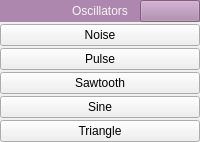
         <widget class="QWidget" name="_category_oscillators_container" native="true">
          <layout class="QVBoxLayout" name="verticalLayout_8">
           <property name="spacing">
            <number>2</number>
           </property>
           <property name="leftMargin">
            <number>0</number>
           </property>
           <property name="topMargin">
            <number>0</number>
           </property>
           <property name="rightMargin">
            <number>0</number>
           </property>
           <property name="bottomMargin">
            <number>0</number>
           </property>
           <item>
            <widget class="QWidget" name="widget_3" native="true">
             <property name="palette">
              <palette>
               <active>
                <colorrole role="Button">
                 <brush brushstyle="SolidPattern">
                  <color alpha="255">
                   <red>173</red>
                   <green>135</green>
                   <blue>173</blue>
                  </color>
                 </brush>
                </colorrole>
                <colorrole role="ButtonText">
                 <brush brushstyle="SolidPattern">
                  <color alpha="255">
                   <red>246</red>
                   <green>245</green>
                   <blue>244</blue>
                  </color>
                 </brush>
                </colorrole>
                <colorrole role="Window">
                 <brush brushstyle="SolidPattern">
                  <color alpha="255">
                   <red>173</red>
                   <green>135</green>
                   <blue>173</blue>
                  </color>
                 </brush>
                </colorrole>
               </active>
               <inactive>
                <colorrole role="Button">
                 <brush brushstyle="SolidPattern">
                  <color alpha="255">
                   <red>173</red>
                   <green>135</green>
                   <blue>173</blue>
                  </color>
                 </brush>
                </colorrole>
                <colorrole role="ButtonText">
                 <brush brushstyle="SolidPattern">
                  <color alpha="255">
                   <red>246</red>
                   <green>245</green>
                   <blue>244</blue>
                  </color>
                 </brush>
                </colorrole>
                <colorrole role="Window">
                 <brush brushstyle="SolidPattern">
                  <color alpha="255">
                   <red>173</red>
                   <green>135</green>
                   <blue>173</blue>
                  </color>
                 </brush>
                </colorrole>
               </inactive>
               <disabled>
                <colorrole role="Button">
                 <brush brushstyle="SolidPattern">
                  <color alpha="255">
                   <red>173</red>
                   <green>135</green>
                   <blue>173</blue>
                  </color>
                 </brush>
                </colorrole>
                <colorrole role="ButtonText">
                 <brush brushstyle="SolidPattern">
                  <color alpha="255">
                   <red>190</red>
                   <green>190</green>
                   <blue>190</blue>
                  </color>
                 </brush>
                </colorrole>
                <colorrole role="Window">
                 <brush brushstyle="SolidPattern">
                  <color alpha="255">
                   <red>173</red>
                   <green>135</green>
                   <blue>173</blue>
                  </color>
                 </brush>
                </colorrole>
               </disabled>
              </palette>
             </property>
             <property name="autoFillBackground">
              <bool>true</bool>
             </property>
             <layout class="QHBoxLayout" name="horizontalLayout_5">
              <property name="spacing">
               <number>0</number>
              </property>
              <property name="leftMargin">
               <number>0</number>
              </property>
              <property name="topMargin">
               <number>0</number>
              </property>
              <property name="rightMargin">
               <number>0</number>
              </property>
              <property name="bottomMargin">
               <number>0</number>
              </property>
              <item>
               <widget class="QPushButton" name="_category_expand_oscillators">
                <property name="toolTip">
                 <string>Expand/collapse group</string>
                </property>
                <property name="text">
                 <string/>
                </property>
                <property name="icon">
                 <iconset>
                  <normaloff>images/ButtonExpanded.png</normaloff>images/ButtonExpanded.png</iconset>
                </property>
                <property name="flat">
                 <bool>true</bool>
                </property>
               </widget>
              </item>
              <item>
               <widget class="QPushButton" name="pushButton_2">
                <property name="text">
                 <string>Oscillators</string>
                </property>
                <property name="flat">
                 <bool>true</bool>
                </property>
               </widget>
              </item>
              <item alignment="Qt::AlignBottom">
               <widget class="QPushButton" name="_category_layout_oscillators">
                <property name="toolTip">
                 <string>Change layout</string>
                </property>
                <property name="text">
                 <string/>
                </property>
                <property name="icon">
                 <iconset>
                  <normaloff>images/ButtonLayoutVertical.png</normaloff>images/ButtonLayoutVertical.png</iconset>
                </property>
               </widget>
              </item>
             </layout>
            </widget>
           </item>
           <item>
            <widget class="QWidget" name="_category_oscillators" native="true">
             <layout class="QVBoxLayout" name="verticalLayout_9">
              <property name="spacing">
               <number>2</number>
              </property>
              <property name="leftMargin">
               <number>0</number>
              </property>
              <property name="topMargin">
               <number>0</number>
              </property>
              <property name="rightMargin">
               <number>0</number>
              </property>
              <property name="bottomMargin">
               <number>0</number>
              </property>
              <item>
               <widget class="WidgetAddNode" name="_oscillators_Noise">
                <property name="toolTip">
                 <string>Drag to blueprint to add </string>
                </property>
                <property name="text">
                 <string>Noise</string>
                </property>
                <property name="icon">
                 <iconset>
                  <normaloff>images/NodeOscillatorNoise.png</normaloff>images/NodeOscillatorNoise.png</iconset>
                </property>
                <property name="NodeType" stdset="0">
                 <string notr="true">Noise</string>
                </property>
               </widget>
              </item>
              <item>
               <widget class="WidgetAddNode" name="_oscillators_Pulse">
                <property name="toolTip">
                 <string>Drag to blueprint to add </string>
                </property>
                <property name="text">
                 <string>Pulse</string>
                </property>
                <property name="icon">
                 <iconset>
                  <normaloff>images/NodeOscillatorPulse.png</normaloff>images/NodeOscillatorPulse.png</iconset>
                </property>
                <property name="NodeType" stdset="0">
                 <string notr="true">Pulse</string>
                </property>
               </widget>
              </item>
              <item>
               <widget class="WidgetAddNode" name="_oscillators_Sawtooth">
                <property name="toolTip">
                 <string>Drag to blueprint to add </string>
                </property>
                <property name="text">
                 <string>Sawtooth</string>
                </property>
                <property name="icon">
                 <iconset>
                  <normaloff>images/NodeOscillatorSawtooth.png</normaloff>images/NodeOscillatorSawtooth.png</iconset>
                </property>
                <property name="NodeType" stdset="0">
                 <string notr="true">Sawtooth</string>
                </property>
               </widget>
              </item>
              <item>
               <widget class="WidgetAddNode" name="_oscillators_Sine">
                <property name="toolTip">
                 <string>Drag to blueprint to add </string>
                </property>
                <property name="text">
                 <string>Sine</string>
                </property>
                <property name="icon">
                 <iconset>
                  <normaloff>images/NodeOscillatorSine.png</normaloff>images/NodeOscillatorSine.png</iconset>
                </property>
                <property name="NodeType" stdset="0">
                 <string notr="true">Sine</string>
                </property>
               </widget>
              </item>
              <item>
               <widget class="WidgetAddNode" name="_oscillators_Triangle">
                <property name="toolTip">
                 <string>Drag to blueprint to add </string>
                </property>
                <property name="text">
                 <string>Triangle</string>
                </property>
                <property name="icon">
                 <iconset>
                  <normaloff>images/NodeOscillatorTriangle.png</normaloff>images/NodeOscillatorTriangle.png</iconset>
                </property>
                <property name="NodeType" stdset="0">
                 <string notr="true">Triangle</string>
                </property>
               </widget>
              </item>
             </layout>
            </widget>
           </item>
          </layout>
         </widget>
